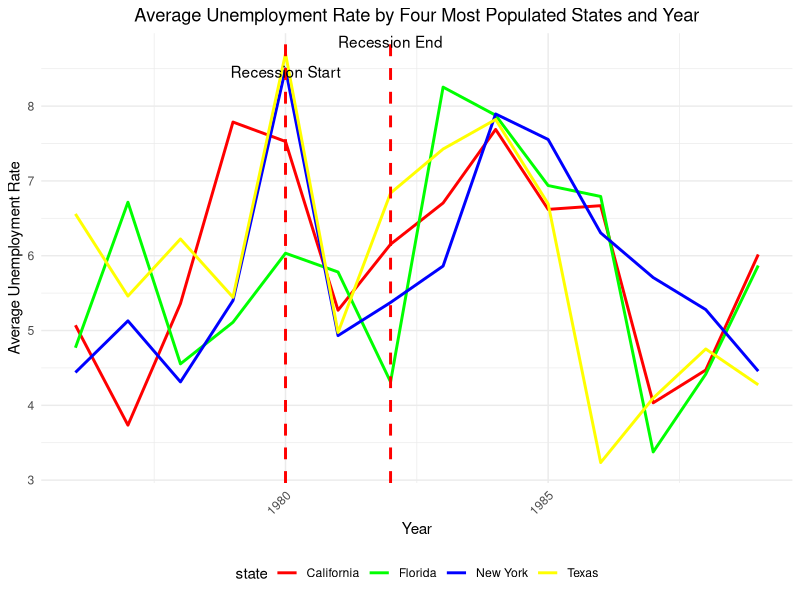
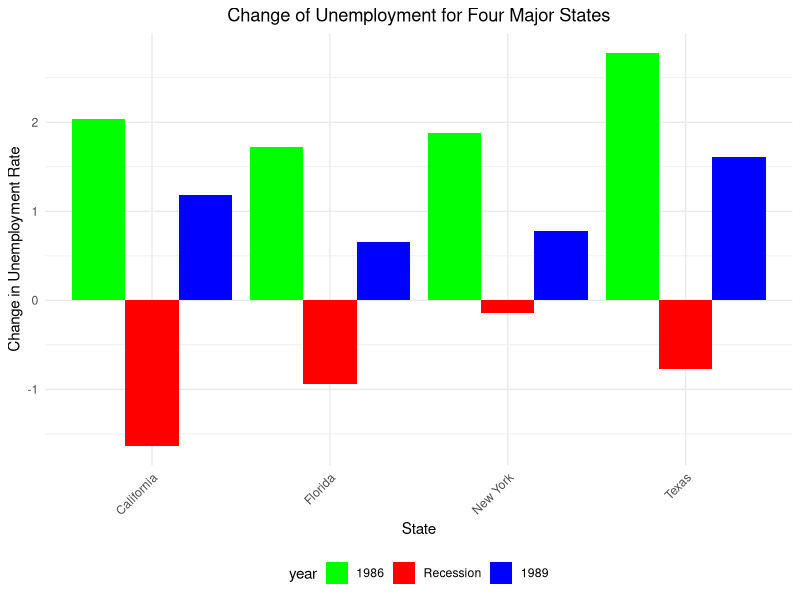
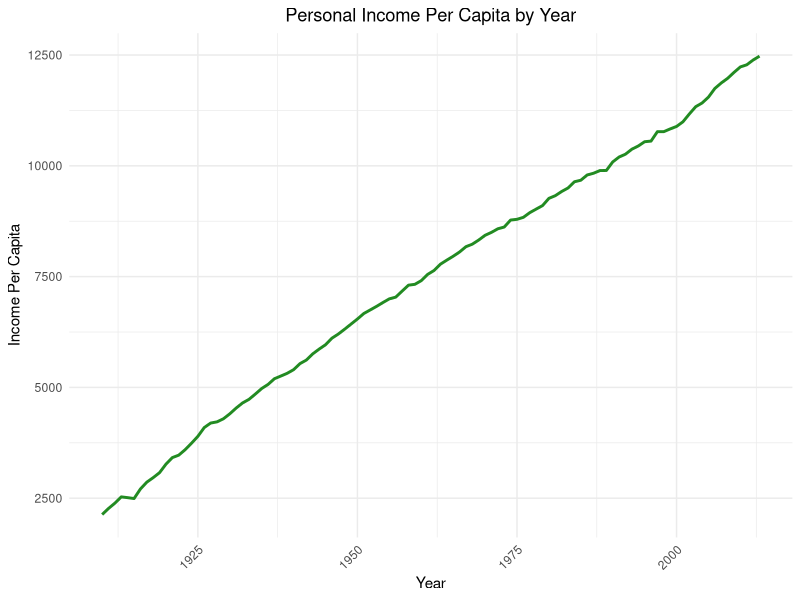

Here is the R script that generated these plots, in order:
#### Preamble ####
# Purpose: Simulates the data set for unemployment and personal income
# Author: Heyucheng Zhang, Jiwon Choi
# Date: 12 February 2024 
# Contact: heyucheng.zhang@mail.utoronto.ca, jwon.choi@mail.utoronto.ca
# License: MIT
# Pre-requisites: None

#### Workspace setup ####
library(ggplot2)
library(dplyr)
library(tibble)

#### Simulate data 1) ####
set.seed(123) # Setting seed for reproducibility
simulated_data1 <-
  tibble(
    # Create a sequence of years for each state
    year = rep(1976:1989, each = 4),
    # Replicate each state name for the length of the years
    state = rep(c("New York", "Florida", "Texas", "California"), times = length(1976:1989)),
    # Simulate unemployment rate data
    rate = c(rnorm(length(1976:1989), 5, 1), rnorm(length(1976:1989), 6, 1), 
             rnorm(length(1976:1989), 7, 1), rnorm(length(1976:1989), 4.5, 1))
  )

# Introduce a recession effect for 1980
simulated_data1 <- simulated_data1 %>%
  mutate(rate = rate + ifelse(year == 1980, 2, 0))

# Define custom colors for each state
state_colors <- c("New York" = "blue", "Florida" = "green", "Texas" = "yellow", "California" = "red")

# Create a line plot with custom styles
plot1 <- ggplot(simulated_data1, aes(x = year, y = rate, color = state)) +
  geom_line(size = 1) +
  scale_color_manual(values = state_colors) + # Set custom colors for lines
  geom_vline(xintercept = 1980, linetype="dashed", color = "red", size = 1) +
  geom_vline(xintercept = 1982, linetype="dashed", color = "red", size = 1) +
  annotate("text", x = 1980, y = max(simulated_data1$rate), label = "Recession Start", vjust = 2) +
  annotate("text", x = 1982, y = max(simulated_data1$rate), label = "Recession End", vjust = -0.5) +
  labs(title = "Average Unemployment Rate by Four Most Populated States and Year",
       x = "Year", y = "Average Unemployment Rate") +
  theme_minimal() +
  theme(plot.title = element_text(hjust = 0.5), # Center the plot title
        axis.text.x = element_text(angle = 45, hjust = 1), # Rotate x-axis labels (optional)
        legend.position = "bottom") # Move legend to the bottom

# Display the plot
print(plot1)

### Simulation 2 ###
# Setting seed for reproducibility
set.seed(123)

# Use tibble to create the data frame for simulated changes in unemployment
simulated_data2 <- tibble(
  state = rep(c("Florida", "New York", "Texas", "California"), times = 3),
  year = factor(rep(c("1986", "Recession", "1989"), each = 4), levels = c("1986", "Recession", "1989")),
  change = c(rnorm(4, 2, 0.5), rnorm(4, -1, 0.5), rnorm(4, 1, 0.5))
)

# Define custom colors for the years
year_colors <- c("1986" = "green", "Recession" = "red", "1989" = "blue")

# Create a bar plot with custom styles
plot2 <- ggplot(simulated_data2, aes(x = state, y = change, fill = year)) +
  geom_bar(stat = "identity", position = position_dodge(width = 0.9)) +
  scale_fill_manual(values = year_colors) +  # Set custom colors for bars
  labs(title = "Change of Unemployment for Four Major States",
       x = "State", y = "Change in Unemployment Rate") +
  theme_minimal() +
  theme(
    plot.title = element_text(hjust = 0.5),  # Center the plot title
    axis.text.x = element_text(angle = 45, hjust = 1),  # Rotate x-axis labels (optional)
    legend.position = "bottom"  # Move legend to the bottom
  )

# Display the plot
print(plot2)


### simulation 3 ###

# Simulation of personal income per capita over time
set.seed(1250)  # Set a specific seed value for reproducibility

simulated_data3 <-
  tibble(
    # Use the range of years from 1910 to 2013
    "Year" = 1910:2013,
    # Simulate the income per capita for each year
    "Income Per Capita" = cumsum(rnorm(104, 100, 50)) + 2000  # Simulating a gradual increase
  )

# Create a line plot with custom styles
plot3 <- ggplot(simulated_data3, aes(x = Year, y = `Income Per Capita`)) +
  geom_line(color = "forestgreen", size = 1) +  # Set line color and size
  labs(x = "Year", y = "Income Per Capita", 
       title = "Personal Income Per Capita by Year") +
  theme_minimal() +
  theme(
    plot.title = element_text(hjust = 0.5),  # Center the plot title
    axis.text.x = element_text(angle = 45, hjust = 1)  # Rotate x-axis labels (optional)
  )

# Display the plot
print(plot3)
